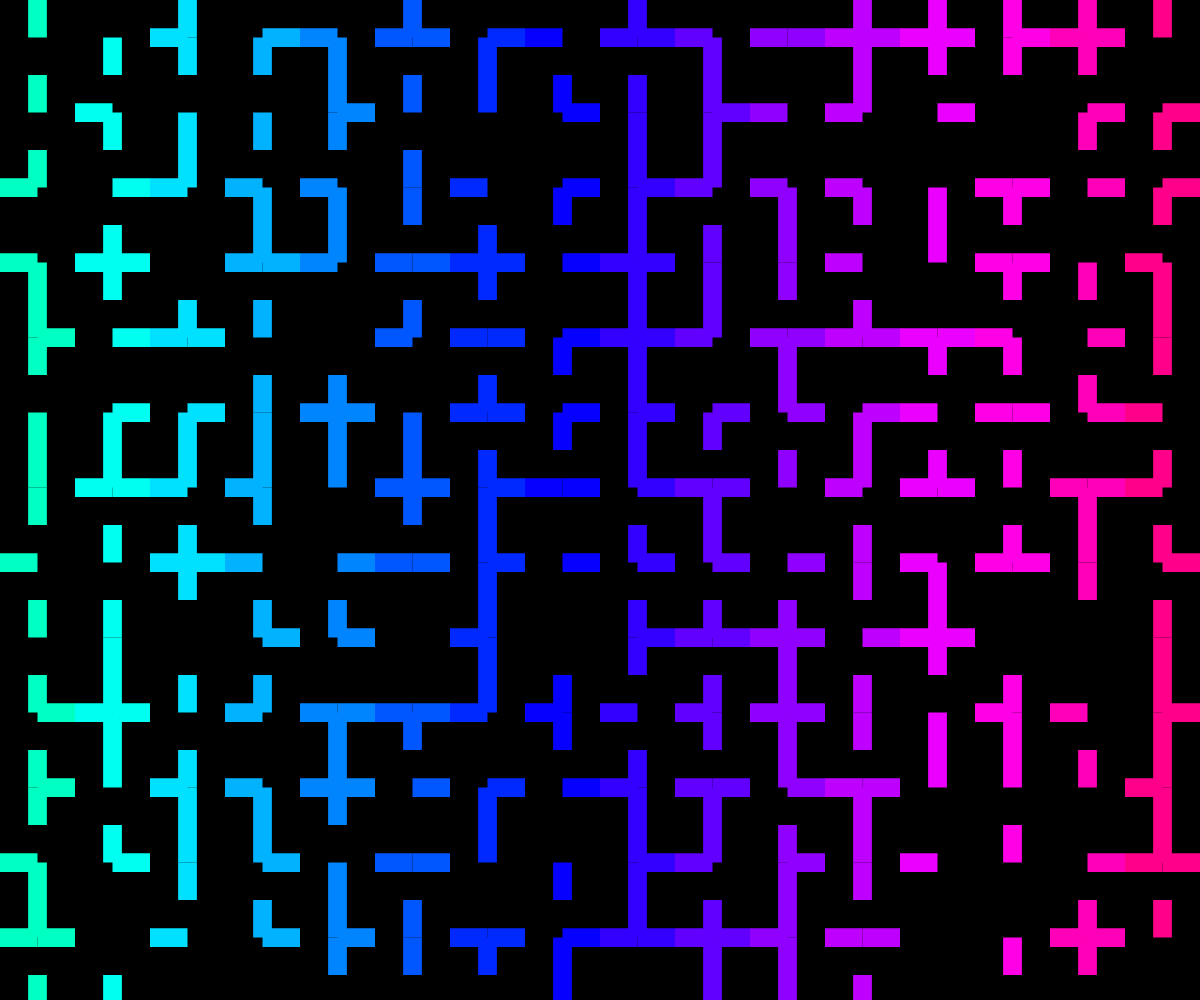
Frame 1 (no input)
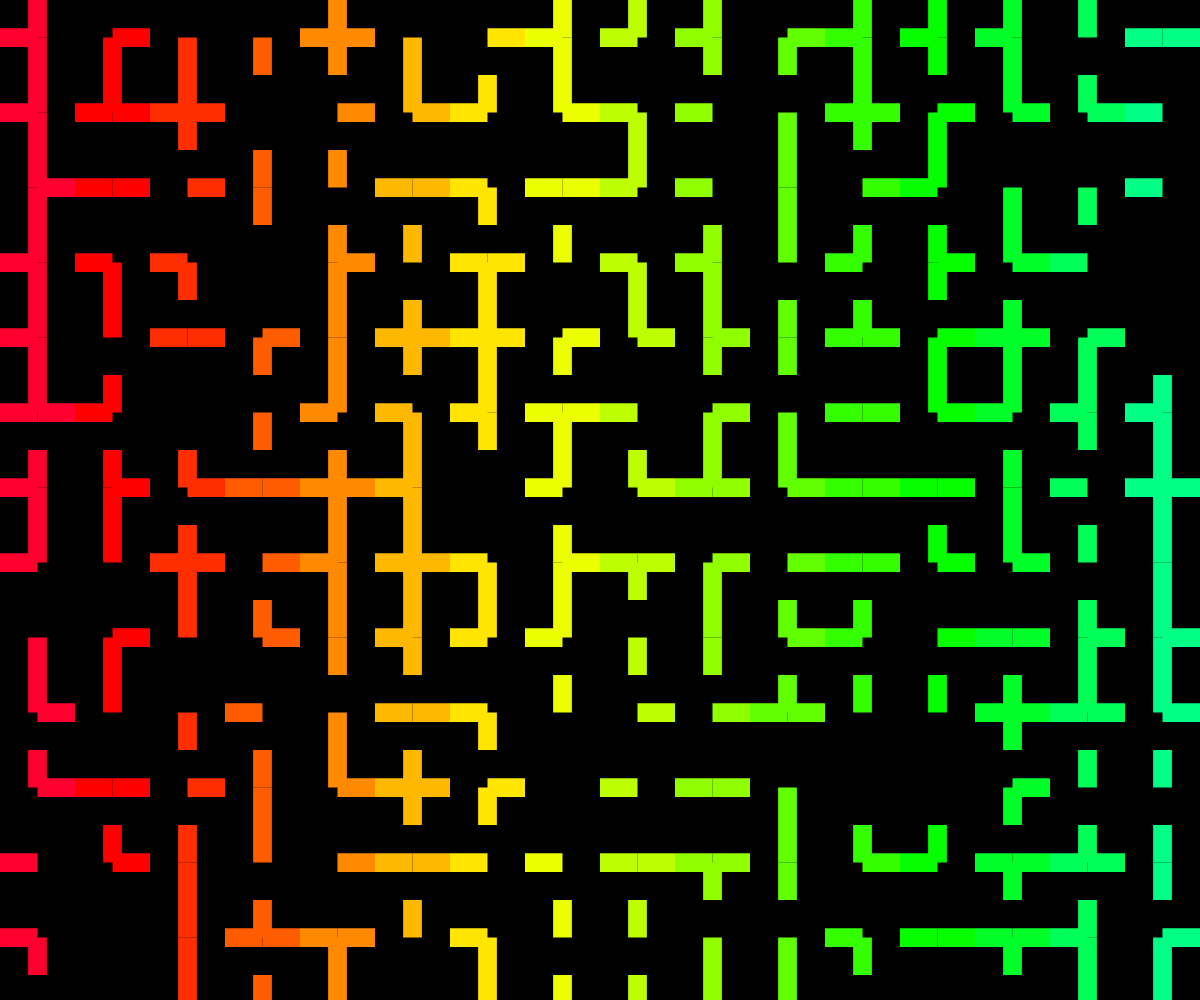
Frame 2 (the mouse pressed at the canvas centre, redrawn once)

The p5.js sketch that drew these frames (run headless with seeded random() and noise() and a simulated clock; the mouse was pressed at the canvas centre and the sketch redrawn once):

// p5.js sketch
// ── sketch.js
let strokeW;
let density;

let tileSize;
let numberOfTilesX;
let numberOfTilesY;

let bgColor = (0, 0, 0);
let colorModifier = 0;
let colorIncrement = 3;

let videoModifier = 0;
let videoIncrement = 2;

function setup() {
  createCanvas(windowWidth, windowHeight);
  angleMode(DEGREES);
  frameRate(3);
  noLoop();
  //noSmooth();

  colorMode(HSB, 100);

  strokeW = 0;
  density = 1;
  tileSize = 75;

  numberOfTilesX = width / tileSize + 1;
  numberOfTilesY = height / tileSize + 1;
}

function draw() {
  background(bgColor);

  strokeWeight(strokeW);
  stroke(0, 0, 0);

  // building up the grid
  for (let i = 0; i < numberOfTilesX; i++) {
    // slightly changing color with every column, creating a gradient
    colorModifier += colorIncrement;
    for (let j = 0; j < numberOfTilesY; j++) {
      drawTile(i * tileSize, j * tileSize);
    }
  }
}

// function that fills every individual tile of the pattern with the randomly selected rectangles
function drawTile(coordX, coordY) {
  fill((40 + colorModifier) % 100, 100, 100);
  let randoo;
  randoo = Math.random();
  if (randoo < 0.5) {
    rect(coordX - tileSize / 8 * 5, coordY, tileSize / 4, tileSize / 2);
  }
  randoo = Math.random();
  if (randoo < 0.5) {
    rect(coordX - tileSize / 8 * 5, coordY - tileSize / 8 * 4, tileSize / 4, tileSize / 2);
  }
  randoo = Math.random();
  if (randoo < 0.5) {
    rect(coordX - tileSize, coordY - tileSize / 8 * 5, tileSize / 2, tileSize / 4);
  }
  randoo = Math.random();
  if (randoo < 0.5) {
    rect(coordX - tileSize / 2, coordY - tileSize / 8 * 5, tileSize / 2, tileSize / 4);
  }
}

function randomBetweenNumbers(max, min) {
  return Math.floor(Math.random() * (max - min + 1) + min);
}
